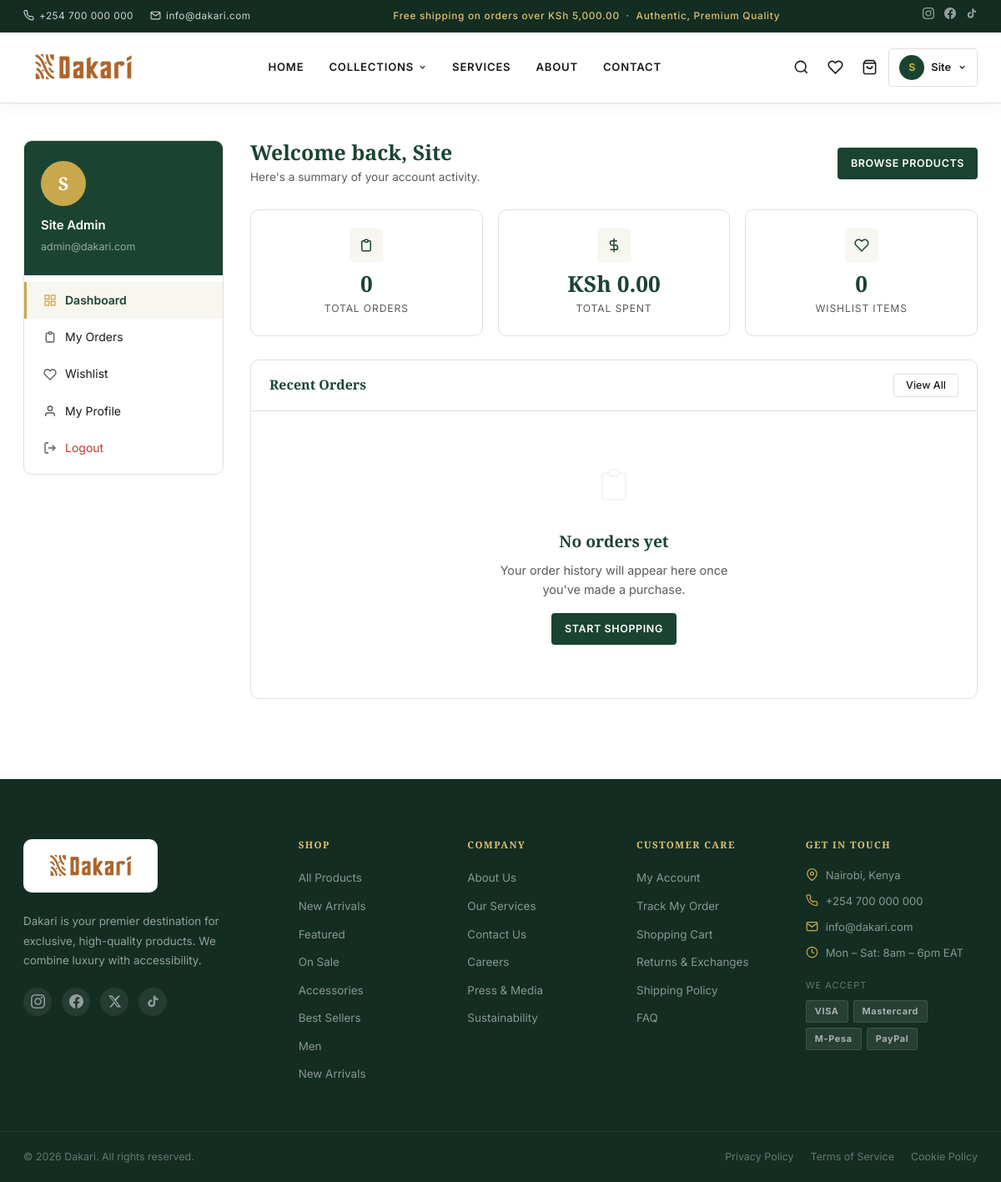
Screenshot of /client/dashboard.php (signed in) with the database file from the repository.
### tables this page shows
CREATE TABLE IF NOT EXISTS users (
    id          INT UNSIGNED AUTO_INCREMENT PRIMARY KEY,
    first_name  VARCHAR(80) NOT NULL,
    last_name   VARCHAR(80) NOT NULL,
    email       VARCHAR(180) NOT NULL UNIQUE,
    phone       VARCHAR(30),
    password    VARCHAR(255) NOT NULL,
    role        ENUM('admin','client') NOT NULL DEFAULT 'client',
    avatar      VARCHAR(255),
    is_active   TINYINT(1) NOT NULL DEFAULT 1,
    created_at  DATETIME NOT NULL DEFAULT CURRENT_TIMESTAMP,
    updated_at  DATETIME NOT NULL DEFAULT CURRENT_TIMESTAMP ON UPDATE CURRENT_TIMESTAMP
);

CREATE TABLE IF NOT EXISTS categories (
    id          INT UNSIGNED AUTO_INCREMENT PRIMARY KEY,
    name        VARCHAR(120) NOT NULL,
    slug        VARCHAR(140) NOT NULL UNIQUE,
    description TEXT,
    image       VARCHAR(255),
    parent_id   INT UNSIGNED DEFAULT NULL,
    sort_order  INT NOT NULL DEFAULT 0,
    is_active   TINYINT(1) NOT NULL DEFAULT 1,
    created_at  DATETIME NOT NULL DEFAULT CURRENT_TIMESTAMP
);

### client/dashboard.php (the view, shortened to what the rows shown need)
<?php
$extra_css     = '<link rel="stylesheet" href="' . BASE_URL . '/assets/css/client.css">';
$user          = current_user();
include __DIR__ . '/includes/client_header.php';
?>
<div class="client-page-header">
    <div>
        <h1 class="client-page-title">Welcome back, <?= e($user['first_name']) ?></h1>
        <p class="client-page-sub">Here's a summary of your account activity.</p>
    </div>
</div>
<?php include __DIR__ . '/includes/client_footer.php'; ?>

### client/includes/client_header.php (shortened to what the rows shown need)
<?php
include ROOT_PATH . '/includes/header.php';
?>
<div class="container">
    <div class="client-layout">
        <aside class="client-sidebar">
            <nav class="client-nav">
                <div class="client-nav__user">
                    <div class="client-nav__avatar"><?= strtoupper(substr($cur_user['first_name'] ?? 'U', 0, 1)) ?></div>
                    <p class="client-nav__name"><?= e($cur_user['first_name'] . ' ' . $cur_user['last_name']) ?></p>
                    <p class="client-nav__email"><?= e($cur_user['email']) ?></p>
                </div>
            </nav>
        </aside>
        <div class="client-content">

### includes/footer.php (shortened to what the rows shown need)
<?php
$categories = get_categories();
?>
<footer class="footer">
    <div class="footer__top">
        <div class="container footer__grid">
            <div class="footer__col">
                <ul class="footer__links">
                    <?php foreach (array_slice($categories, 0, 4) as $cat): ?>
                    <li><a href="<?= BASE_URL ?>/shop.php?category=<?= e($cat['slug']) ?>"><?= e($cat['name']) ?></a></li>
                    <?php endforeach; ?>
                </ul>
            </div>
        </div>
    </div>
</footer>
</body>
</html>

### rows the page displays
users: first_name "S", first_name+last_name "Site Admin", email "admin@dakari.com", first_name "Site"
categories: name "Accessories"
categories: name "Best Sellers"
categories: name "Men"
categories: name "New Arrivals"

### other values shown
setting('site_phone', '+254 700 000 000') "+254 700 000 000"
setting('site_email', 'hello@dakari.com') "info@dakari.com"
money(5000) "KSh 5,000.00"
substr($_SESSION['user_name'] ?? 'U', 0, 1) "S"
$_SESSION['user_name'] "Site"
$order_count "0"
money($total_spent) "KSh 0.00"
$wish_count "0"
setting('site_address', 'Nairobi, Kenya') "Nairobi, Kenya"
$site_name "Dakari"
